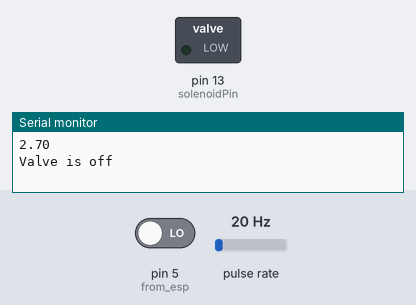
Simulated run of this sketch. Board: Arduino Uno, built with avr-gcc and run on an emulated ATmega328P. Shown: switched loads named in the sketch (green lamp = pin HIGH), the last lines printed to the serial monitor. Wiring (inferred from the names in the program): pulse sensor: data pin 3. Inputs (shaded band) come from the test bench; at power-on: pin 5 (from_esp) LOW, pulse rate 20 Hz.

Above: at 1.2 s.
1.3 s: pin 5 (from_esp) driven HIGH
At 2.8 s:
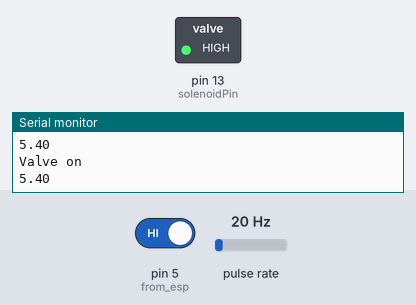
4.5 s: pulse rate (sensor on pin 3) set to 74 Hz
8.7 s: pulse rate (sensor on pin 3) set to 80 Hz
Timing chart, 0 to 11.7 s (numbered marks = the images above; inputs shaded):
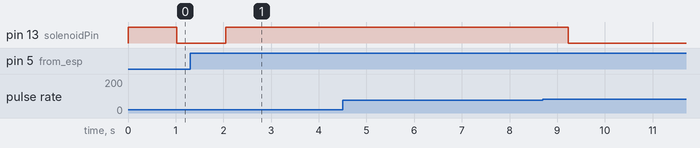

Measured:
- after the input at 1.3 s, pin 13 (solenoidPin): LOW → HIGH after 0.75 s

The sketch:

UpdatedNewPump_ard.ino
```cpp
int flowPin = 3;    //This is the input pin on the Arduino
float flowRate; float total = 0.0;    //This is the value we intend to calculate.
volatile int count; //This integer needs to be set as volatile to ensure it updates correctly during the interrupt process.
int solenoidPin = 13;
int i = 0;
void Flow();
void setup() {
  // put your setup code here, to run once:
   // put your setup code here, to run once:
  pinMode(solenoidPin, OUTPUT);  //Sets the pin as an output
  pinMode(5,INPUT);     //from esp
  pinMode(flowPin, INPUT);           //Sets the pin as an input
  attachInterrupt(digitalPinToInterrupt(3), Flow, RISING);  //Configures interrupt 0 (pin 2 on the Arduino Uno) to run the function "Flow"

  //Serial.begin(9600);  //Start Serial
  //Arduino Serial Code
  // pinMode(3, INPUT);
  //  pinMode(4, OUTPUT);

   Serial.begin(9600);  //Start Serial //115200 or 9600
   digitalWrite(solenoidPin, HIGH);

}

void loop()
{
      // put your main code here, to run repeatedly:
      // put your main code here, to run repeatedly:
      count = 0;      // Reset the counter so we start counting from 0 again
      interrupts();   //Enables interrupts on the Arduino
      delay (1000);   //Wait 1 second
      noInterrupts(); //Disable the interrupts on the Arduino
      //digitalWrite(solenoidPin, HIGH);
      delay(5000);
      //Start the math
      flowRate = (count * 2.25);        //Take counted pulses in the last second and multiply by 2.25mL
      flowRate = flowRate * 60;         //Convert seconds to minutes, giving you mL / Minute
      flowRate = flowRate / 1000;       //Convert mL to Liters, giving you Liters / Minute
      total += flowRate ;
      //Serial.println("TOTAL:");
      Serial.println(total);
      if(digitalRead(5)== HIGH)
      {
          if(total>50){
                Serial.println("Exceeded limit so probably flooding rn");
                digitalWrite(solenoidPin, LOW); //Switch Solenoid OFF coz you exceeded
          }
          else
          {
              digitalWrite(solenoidPin, HIGH);
              Serial.println("Valve on");
          /*flowRate = (count * 2.25);

          //Take counted pulses in the last second and multiply by 2.25mL
          flowRate = flowRate * 60;         //Convert seconds to minutes, giving you mL / Minute
          flowRate = flowRate / 1000;       //Convert mL to Liters, giving you Liters / Minute
          total += flowRate;*/
              Serial.println(total);

          /*else{
              //digitalWrite(solenoidPin, HIGH);
              //Serial.println(total);
              //Serial.println("Valve on");
              Serial.println("Valve is off");
              digitalWrite(solenoidPin, LOW);
          */}
      }
      else
      {
            Serial.println("Valve is off");
            digitalWrite(solenoidPin, LOW); //Switch Solenoid OFF coz you exceeded
      }
}

/*void OC()
{

}*/


void Flow()
{
   count++; //Every time this function is called, increment "count" by 1
}
```
